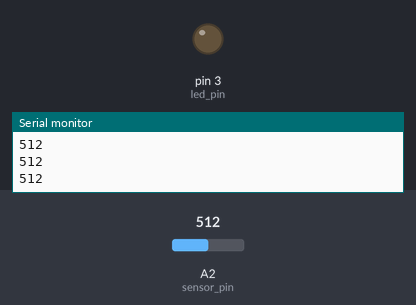
Simulated run of this sketch. Board: Arduino Uno, built with avr-gcc and run on an emulated ATmega328P. Shown: output pins drawn as LEDs (lit = HIGH), the last lines printed to the serial monitor. Inputs (shaded band) come from the test bench; at power-on: A2 (sensor_pin) = 512.

Above: at 1.2 s.
1.3 s: A2 (sensor_pin) set to 492
At 1.8 s:
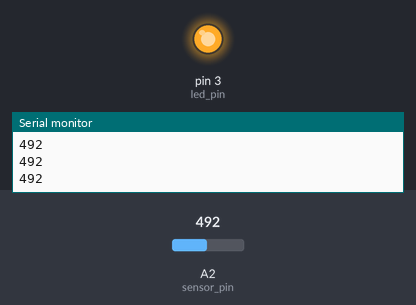
2.9 s: A2 (sensor_pin) set to 511
At 4.2 s:
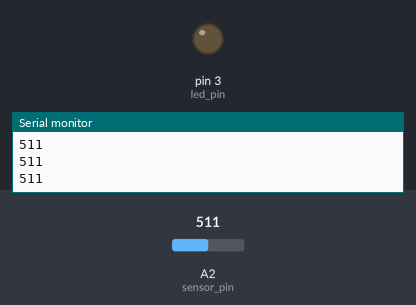
4.5 s: A2 (sensor_pin) set to 306
At 5.8 s:
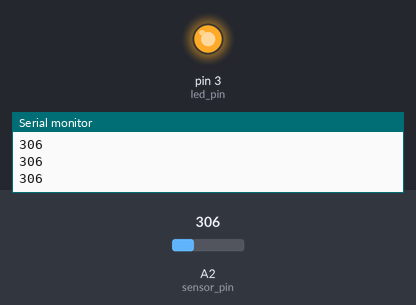
Timing chart, 0 to 7.5 s (numbered marks = the images above; inputs shaded):
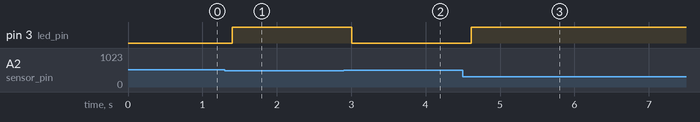

The sketch:

hmdop.ino
```cpp
#define sensor_pin A2
#define led_pin 3

int min = 1100;
int max = 0;

void setup() {
  Serial.begin(9600);
  pinMode(led_pin, OUTPUT);
}

void loop() {
  int val = analogRead(sensor_pin);
  Serial.println(val);
  delay(100);

  if (val < min)
  {
    min = val;
  }
  if (val > max)
  {
    max = val;
  }
  if (val < (max + min)/2)
  {
    digitalWrite(led_pin, HIGH);
  }
  else
  {
    digitalWrite(led_pin, LOW);
  }
}
```

Measured:
- the behaviour switches between 511 and 510 on A2 (sensor_pin) (found by bisection; images 0 and 1)
- after the input at 1.3 s, pin 3 (led_pin): LOW → HIGH after 0.10 s
- after the input at 2.9 s, pin 3 (led_pin): HIGH → LOW after 0.11 s
- after the input at 4.5 s, pin 3 (led_pin): LOW → HIGH after 0.11 s
